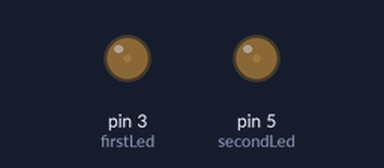
Bench run of a sketch on a simulated Arduino Uno, built with avr-gcc and run on an emulated ATmega328P. Shown: output pins drawn as LEDs (lit = HIGH).

Above: at 0.15 s.
At 7.86 s:
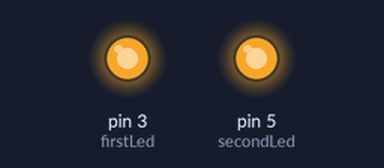
At 18.73 s:
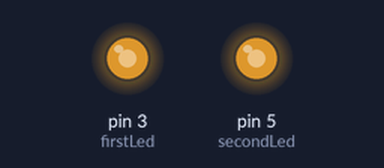
At 39.85 s:
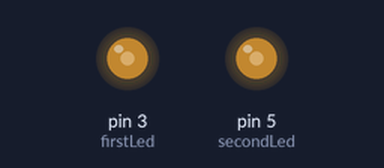
Timing chart, 0 to 40.0 s (numbered marks = the images above):
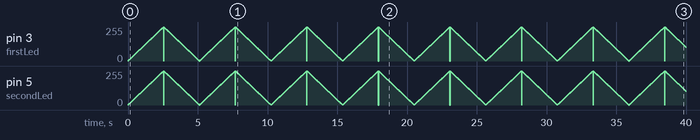

The sketch:

Adjusting_the_brightness_of_an_LED.ino
```cpp
const int firstLed = 3;
const int secondLed = 5;      // specify the pin for each of the leds

int brightness = 0;
int increment = 1;
void setup() {
  // pins driven by analogWrite do not need to be declared as outputs

}

void loop() {
if( brightness > 255 )
{
  increment = -1;       // count down after reaching 255
}
else if(brightness < 1 )
{
  increment = 1;       // count down after dropping back down to 0
}
brightness = brightness + increment;     // increment

// write the brightness value to the LEDS
analogWrite(firstLed, brightness);
analogWrite(secondLed, brightness);
delay(10);             // 10ms for each step change means 2.55 secs fo fade up or down
}
```
